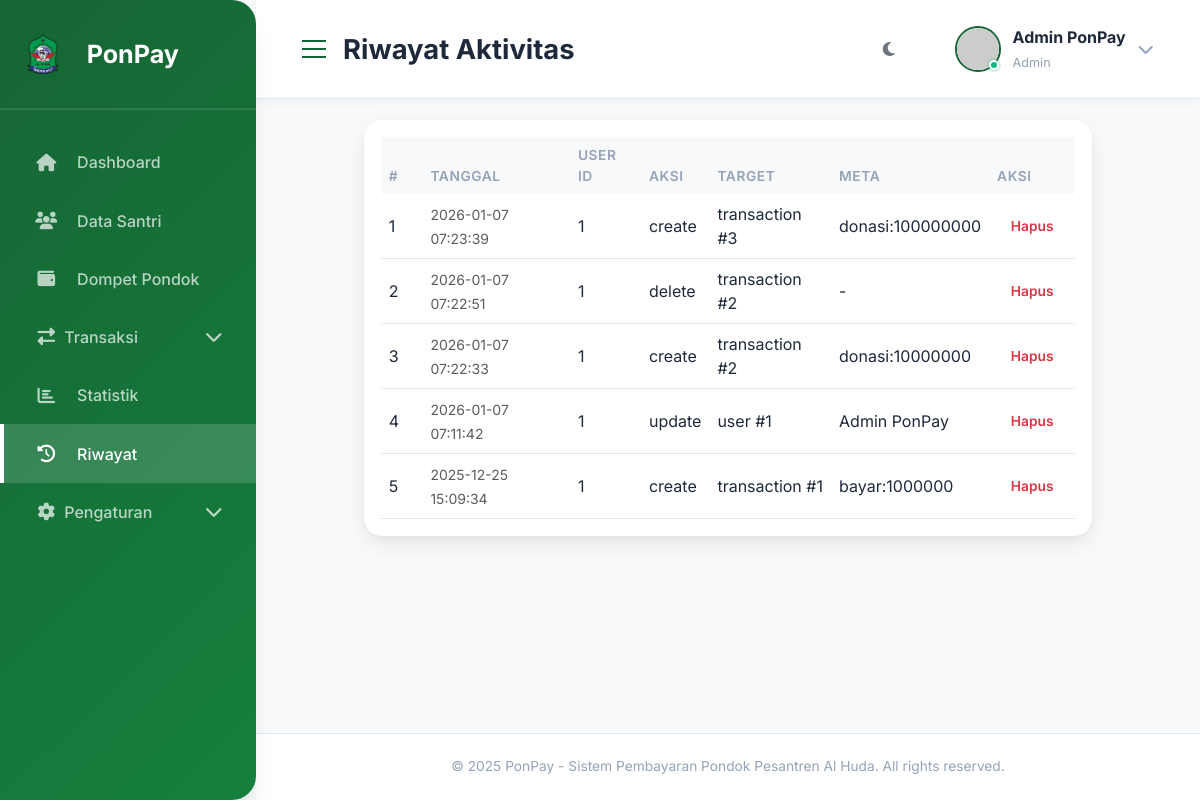
Before: /history/ with the older database file.
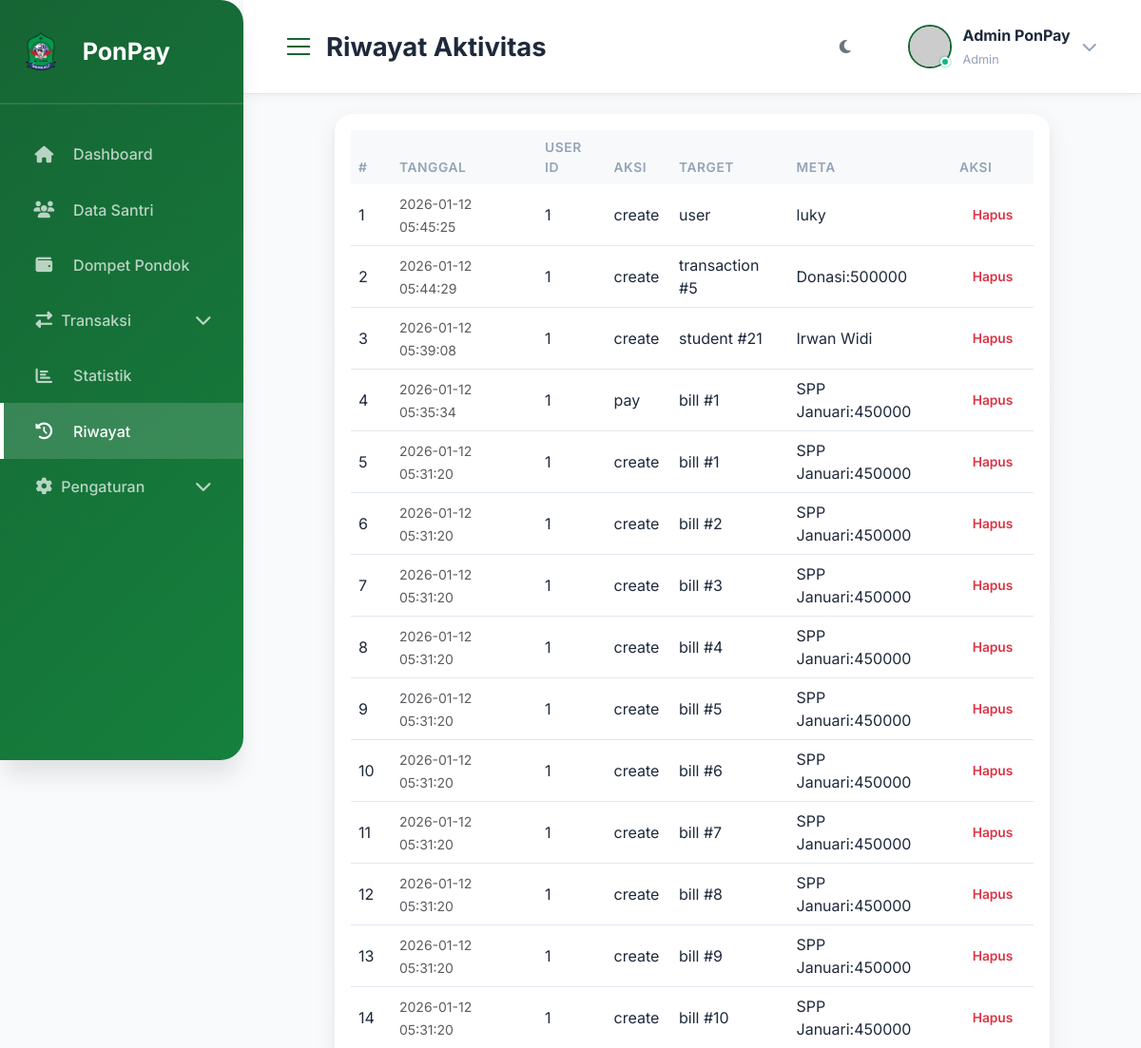
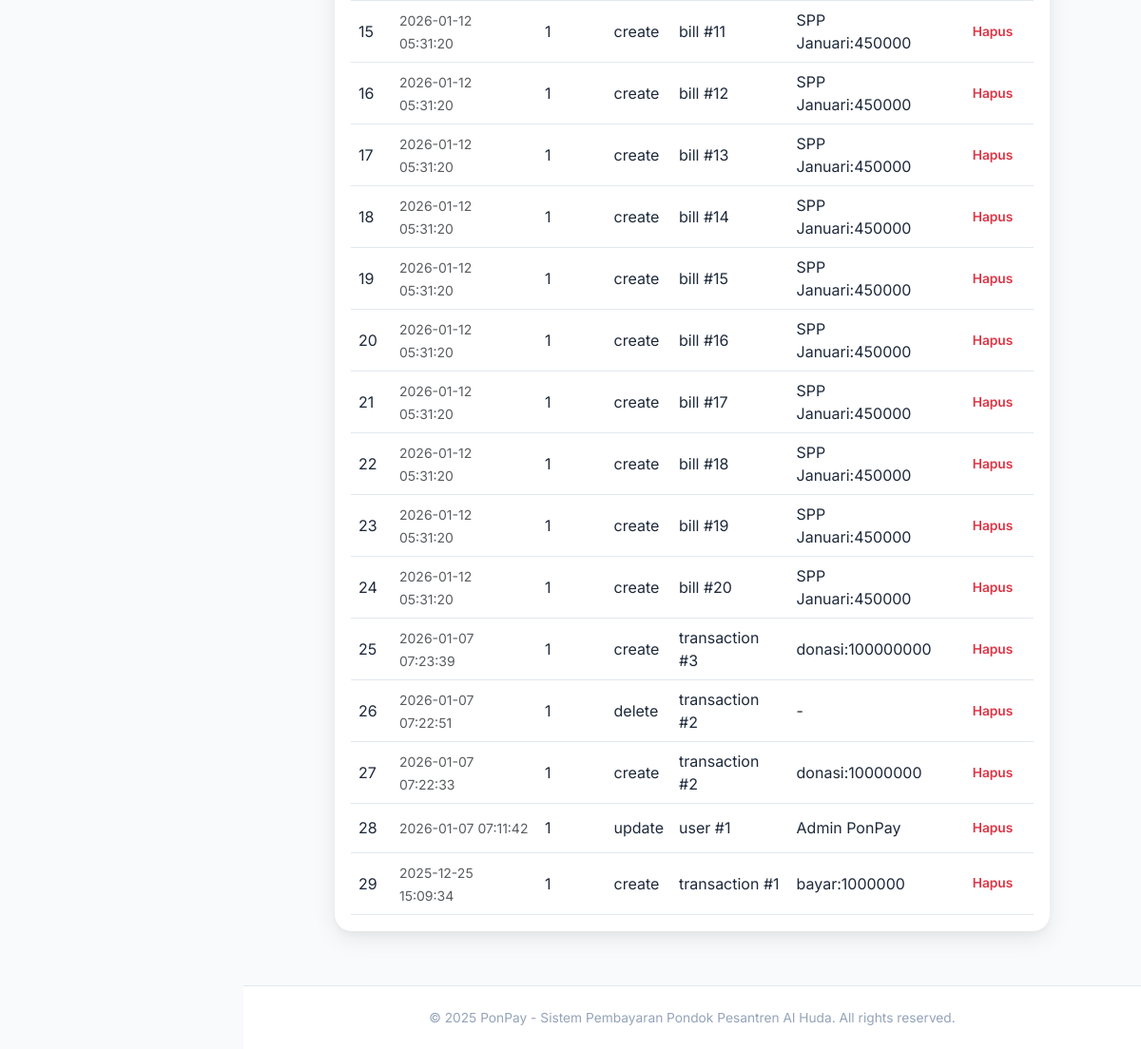
After: the same page with the newer database file (2 pictures, top to bottom).
### tables this page shows
CREATE TABLE history (
            id INTEGER PRIMARY KEY AUTOINCREMENT,
            user_id INTEGER,
            action TEXT NOT NULL,
            target_type TEXT,
            target_id INTEGER,
            meta TEXT,
            created_at TIMESTAMP DEFAULT CURRENT_TIMESTAMP
        );

### routes.py (the view)
@history_bp.route('/')
def index():
    entries = get_history(500)
    entries = [dict(e) for e in entries] if entries else []
    return render_template('history.html', entries=entries)

### db.py (called while the page is built)
def get_db():
    if 'db' not in g:
        g.db = sqlite3.connect(current_app.config['DATABASE'])
        g.db.row_factory = sqlite3.Row  # Enable column access by name
    return g.db

def query_db(query, args=(), one=False):
    cursor = get_db().cursor()
    cursor.execute(query, args)
    rv = cursor.fetchall()
    cursor.close()
    return (rv[0] if rv else None) if one else rv

def get_history(limit=200):
    return query_db('SELECT * FROM history ORDER BY created_at DESC LIMIT ?', (limit,))

### templates/history.html (shortened to what this page needs)
{% extends 'base.html' %}
{% block page_title %}Riwayat Aktivitas{% endblock %}
{% block content %}
<div class="container-fluid">
    <div class="card">
        <div class="card-body">
            <div class="table-responsive">
                <table class="table table-hover mb-0">
                    <thead class="table-light">
                        <tr>
                            <th style="width:6%">#</th>
                            <th>Tanggal</th>
                            <th>User ID</th>
                            <th>Aksi</th>
                            <th>Target</th>
                            <th>Meta</th>
                            <th style="width:12%">Aksi</th>
                        </tr>
                    </thead>
                    <tbody>
                        {% if entries %}
                            {% for e in entries %}
                            <tr>
                                <td>{{ loop.index }}</td>
                                <td><small class="text-muted">{{ e.created_at }}</small></td>
                                <td>{{ e.user_id or '-' }}</td>
                                <td>{{ e.action }}</td>
                                <td>{{ e.target_type or '-' }} {% if e.target_id %}#{{ e.target_id }}{% endif %}</td>
                                <td>{{ e.meta or '-' }}</td>
                                <td>
                                    <form action="{{ url_for('history.delete', entry_id=e.id) }}" method="POST" onsubmit="return confirm('Yakin hapus entri ini?');">
                                        <button class="btn btn-sm btn-outline-danger">Hapus</button>
                                    </form>
                                </td>
                            </tr>
                            {% endfor %}
                        {% else %}
                            <tr>
                                <td colspan="7" class="text-center text-muted py-4">Belum ada aktivitas</td>
                            </tr>
                        {% endif %}
                    </tbody>
                </table>
            </div>
        </div>
    </div>
</div>
{% endblock %}

### templates/base.html (shortened to what this page needs)
<!DOCTYPE html>
<html lang='id'>
<head>
  <link href='https://cdn.jsdelivr.net/npm/bootstrap@5.3.0/dist/css/bootstrap.min.css' rel='stylesheet' />
  <link rel='stylesheet' href='https://cdnjs.cloudflare.com/ajax/libs/font-awesome/6.4.0/css/all.min.css' />
  <link rel='stylesheet' href='{{ url_for('static', filename='css/style.css') }}' />
</head>
<body>
  <div class='wrapper d-flex'>
    <nav class='sidebar' id='sidebar' aria-hidden='false'>
      <div class='sidebar-header'>
        <div class='logo-section'>
          <img src='{{ url_for('static', filename='images/logo.png') }}' alt='Logo Al Huda' style='
                width: 40px;
                height: 40px;
                margin-right: 10px;
                border-radius: 8px;
                object-fit: contain;
              ' />
          <h5>PonPay</h5>
        </div>
      </div>
      <ul class='nav flex-column sidebar-nav' id='sidebarNav'>
        <li class='nav-item'>
          <a class='nav-link {% if request.endpoint == 'dashboard.index' %}active{% endif %}'
            href='{{ url_for('dashboard.index') }}'>
            <i class='fas fa-home'></i>
            <span>Dashboard</span>
          </a>
        </li>
        <li class='nav-item'>
          <a class='nav-link {% if request.endpoint == 'students.index' %}active{% endif %}'
            href='{{ url_for('students.index') }}'>
            <i class='fas fa-users'></i>
            <span>Data Santri</span>
          </a>
        </li>
        <li class='nav-item'>
          <a class='nav-link {% if request.endpoint == 'wallet.index' %}active{% endif %}'
            href='{{ url_for('wallet.index') }}'>
            <i class='fas fa-wallet'></i>
            <span>Dompet Pondok</span>
          </a>
        </li>
        <li class='nav-item'>
          <a class='nav-link d-flex justify-content-between align-items-center {% if request.endpoint and request.endpoint.startswith('transaction') %}active{% endif %}'
            data-bs-toggle='collapse' href='#nav-transaction' role='button' aria-expanded='false'
            aria-controls='nav-transaction'>
            <span><i class='fas fa-exchange-alt'></i>
              <span>Transaksi</span></span>
            <i class='fas fa-chevron-down'></i>
          </a>
        </li>
        <li class='nav-item'>
          <a class='nav-link {% if request.endpoint == 'statistics.index' %}active{% endif %}'
            href='{{ url_for('statistics.index') }}'>
            <i class='fas fa-chart-bar'></i>
            <span>Statistik</span>
          </a>
        </li>
        <li class='nav-item'>
          <a class='nav-link {% if request.endpoint == 'history.index' %}active{% endif %}'
            href='{{ url_for('history.index') }}'>
            <i class='fas fa-history'></i>
            <span>Riwayat</span>
          </a>
        </li>
        <li class='nav-item'>
          <a class='nav-link d-flex justify-content-between align-items-center {% if request.endpoint and request.endpoint.startswith('settings') %}active{% endif %}'
            data-bs-toggle='collapse' href='#nav-settings' role='button' aria-expanded='false'
            aria-controls='nav-settings'>
            <span><i class='fas fa-cog'></i> <span>Pengaturan</span></span>
            <i class='fas fa-chevron-down'></i>
          </a>
        </li>
      </ul>
    </nav>
    <div class='main-content'>
      <nav class='top-navbar'>
        <div class='navbar-left'>
          <button class='btn-sidebar-collapse d-none d-lg-block' id='sidebarCollapseBtn' aria-expanded='false'
            aria-controls='sidebar'>
            <i class='fas fa-bars'></i>
          </button>
          <h6 class='page-title'>
            {% block page_title %}Dashboard{% endblock %}
          </h6>
        </div>
        <div class='navbar-right'>
          <div class='user-profile d-flex align-items-center'>
            <button id='darkModeToggle' class='btn btn-outline-secondary me-2' aria-label='Toggle dark mode'
              title='Dark mode'>
              <i class='fas fa-moon'></i>
            </button>
            <div class='user-profile-inner d-flex align-items-center'>
              <div class='profile-avatar'>
                {% set avatar_name = session.get('full_name') or 'User' %}
                {% set avatar_fallback = ('https://ui-avatars.com/api/?name=' ~ avatar_name ~ '&background=6366F1&color=fff') %}
                {% if session.get('profile_picture') %}
                <img src="{{ url_for('static', filename=session['profile_picture']) }}?t={{ session.get('profile_picture_timestamp', 0) }}"
                    alt="Profile"
                    onerror="this.src='{{ avatar_fallback }}'">
                {% else %}
                <img src="{{ avatar_fallback }}" alt="Profile" />
                {% endif %}
              </div>
              <div class='profile-info d-none d-md-block'>
                <p class='profile-name'>
                  {{ session.get('full_name', 'Admin PonPay') }}
                </p>
                <small class='profile-role'>{{ session.get('role', 'admin') }}</small>
              </div>
              <div class='dropdown'>
                <a class='dropdown-toggle' href='#' id='profileDropdown' role='button' data-bs-toggle='dropdown'>
                  <i class='fas fa-chevron-down'></i>
                </a>
              </div>
            </div>
          </div>
        </div>
      </nav>
      <div class='page-content'>{% block content %}{% endblock %}</div>
      <footer class='page-footer'>
        <p>
          &copy; 2025 PonPay - Sistem Pembayaran Pondok Pesantren Al Huda. All
          rights reserved.
        </p>
      </footer>
    </div>
  </div>
</body>
</html>

Changed rows visible on the page:
added history: created_at "2026-01-12 05:45:25", user "1", action "create", target_type "user", meta "luky"
added history: created_at "2026-01-12 05:44:29", user "1", action "create", target_type "transaction", target_id "5", meta "Donasi:500000"
added history: created_at "2026-01-12 05:39:08", user "1", action "create", target_type "student", target_id "21", meta "Irwan Widi"
added history: created_at "2026-01-12 05:35:34", user "1", action "pay", target_type "bill", target_id "1", meta "SPP Januari:450000"
added history: created_at "2026-01-12 05:31:20", user "1", action "create", target_type "bill", target_id "1", meta "SPP Januari:450000"
added history: created_at "2026-01-12 05:31:20", user "1", action "create", target_type "bill", target_id "2", meta "SPP Januari:450000"
added history: created_at "2026-01-12 05:31:20", user "1", action "create", target_type "bill", target_id "3", meta "SPP Januari:450000"
added history: created_at "2026-01-12 05:31:20", user "1", action "create", target_type "bill", target_id "4", meta "SPP Januari:450000"
added history: created_at "2026-01-12 05:31:20", user "1", action "create", target_type "bill", target_id "5", meta "SPP Januari:450000"
added history: created_at "2026-01-12 05:31:20", user "1", action "create", target_type "bill", target_id "6", meta "SPP Januari:450000"
added history: created_at "2026-01-12 05:31:20", user "1", action "create", target_type "bill", target_id "7", meta "SPP Januari:450000"
added history: created_at "2026-01-12 05:31:20", user "1", action "create", target_type "bill", target_id "8", meta "SPP Januari:450000"
added history: created_at "2026-01-12 05:31:20", user "1", action "create", target_type "bill", target_id "9", meta "SPP Januari:450000"
added history: created_at "2026-01-12 05:31:20", user "1", action "create", target_type "bill", target_id "10", meta "SPP Januari:450000"
added history: created_at "2026-01-12 05:31:20", user "1", action "create", target_type "bill", target_id "11", meta "SPP Januari:450000"
added history: created_at "2026-01-12 05:31:20", user "1", action "create", target_type "bill", target_id "12", meta "SPP Januari:450000"
added history: created_at "2026-01-12 05:31:20", user "1", action "create", target_type "bill", target_id "13", meta "SPP Januari:450000"
added history: created_at "2026-01-12 05:31:20", user "1", action "create", target_type "bill", target_id "14", meta "SPP Januari:450000"
added history: created_at "2026-01-12 05:31:20", user "1", action "create", target_type "bill", target_id "15", meta "SPP Januari:450000"
added history: created_at "2026-01-12 05:31:20", user "1", action "create", target_type "bill", target_id "16", meta "SPP Januari:450000"
added history: created_at "2026-01-12 05:31:20", user "1", action "create", target_type "bill", target_id "17", meta "SPP Januari:450000"
added history: created_at "2026-01-12 05:31:20", user "1", action "create", target_type "bill", target_id "18", meta "SPP Januari:450000"
added history: created_at "2026-01-12 05:31:20", user "1", action "create", target_type "bill", target_id "19", meta "SPP Januari:450000"
added history: created_at "2026-01-12 05:31:20", user "1", action "create", target_type "bill", target_id "20", meta "SPP Januari:450000"
